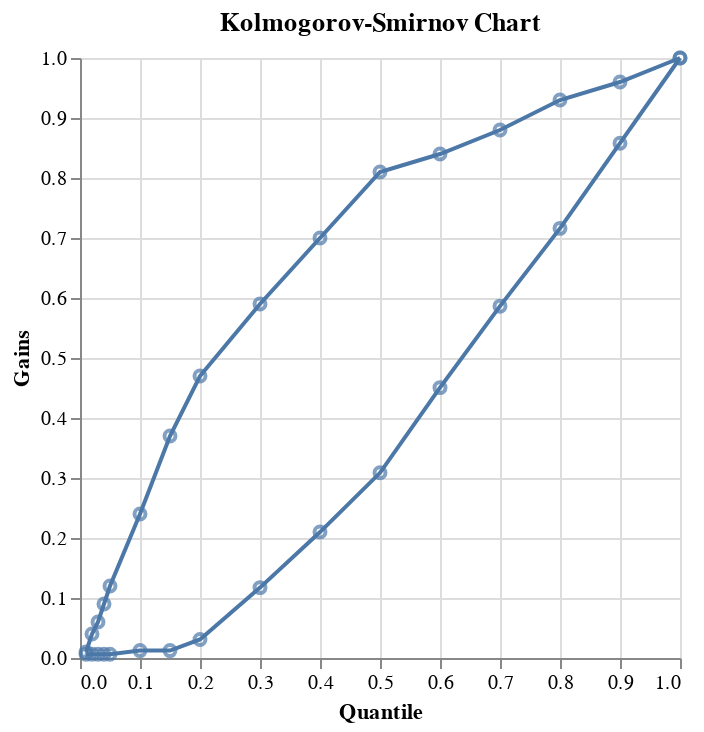

Notebook code for this chart:
### Code cell
VegaLite_display(metric_plots.ks_chart)

### Figure 1 — Vega-Lite specification as saved in the notebook (floating-point values rounded to 4 significant figures)
{"layer": [{"data": {"values": [{"Gains": 0.01, "Quantile": 0.01, "x_label": "Quantile", "x_label_value": "1%", "y_label": "Kolmogorov-Smirnov", "y_label_value": 0.0038}, {"Gains": 0.04, "Quantile": 0.02, "x_label": "Quantile", "x_label_value": "2%", "y_label": "Kolmogorov-Smirnov", "y_label_value": 0.0338}, {"Gains": 0.06, "Quantile": 0.03, "x_label": "Quantile", "x_label_value": "3%", "y_label": "Kolmogorov-Smirnov", "y_label_value": 0.0538}, {"Gains": 0.09, "Quantile": 0.04, "x_label": "Quantile", "x_label_value": "4%", "y_label": "Kolmogorov-Smirnov", "y_label_value": 0.0838}, {"Gains": 0.12, "Quantile": 0.05, "x_label": "Quantile", "x_label_value": "5%", "y_label": "Kolmogorov-Smirnov", "y_label_value": 0.1138}, {"Gains": 0.24, "Quantile": 0.1, "x_label": "Quantile", "x_label_value": "10%", "y_label": "Kolmogorov-Smirnov", "y_label_value": 0.2277}, {"Gains": 0.37, "Quantile": 0.15, "x_label": "Quantile", "x_label_value": "15%", "y_label": "Kolmogorov-Smirnov", "y_label_value": 0.3577}, {"Gains": 0.47, "Quantile": 0.2, "x_label": "Quantile", "x_label_value": "20%", "y_label": "Kolmogorov-Smirnov", "y_label_value": 0.4391}, {"Gains": 0.59, "Quantile": 0.3, "x_label": "Quantile", "x_label_value": "30%", "y_label": "Kolmogorov-Smirnov", "y_label_value": 0.4727}, {"Gains": 0.7, "Quantile": 0.4, "x_label": "Quantile", "x_label_value": "40%", "y_label": "Kolmogorov-Smirnov", "y_label_value": 0.4901}, {"Gains": 0.81, "Quantile": 0.5, "x_label": "Quantile", "x_label_value": "50%", "y_label": "Kolmogorov-Smirnov", "y_label_value": 0.5014}, {"Gains": 0.84, "Quantile": 0.6, "x_label": "Quantile", "x_label_value": "60%", "y_label": "Kolmogorov-Smirnov", "y_label_value": 0.3894}, {"Gains": 0.88, "Quantile": 0.7, "x_label": "Quantile", "x_label_value": "70%", "y_label": "Kolmogorov-Smirnov", "y_label_value": 0.2936}, {"Gains": 0.93, "Quantile": 0.8, "x_label": "Quantile", "x_label_value": "80%", "y_label": "Kolmogorov-Smirnov", "y_label_value": 0.214}, {"Gains": 0.96, "Quantile": 0.9, "x_label": "Quantile", "x_label_value": "90%", "y_label": "Kolmogorov-Smirnov", "y_label_value": 0.102}, {"Gains": 1, "Quantile": 1, "x_label": "Quantile", "x_label_value": "100%", "y_label": "Kolmogorov-Smirnov", "y_label_value": 0}]}, "encoding": {"tooltip": [{"field": "x_label_value", "title": "Quantile", "type": "nominal"}, {"field": "y_label_value", "title": "Kolmogorov-Smirnov", "type": "nominal"}], "x": {"field": "Quantile", "type": "quantitative"}, "y": {"field": "Gains", "type": "quantitative"}}, "mark": "line"}, {"data": {"values": [{"Gains": 0.006173, "Quantile": 0.01, "x_label": "Quantile", "x_label_value": "1%", "y_label": "Kolmogorov-Smirnov", "y_label_value": 0.0038}, {"Gains": 0.006173, "Quantile": 0.02, "x_label": "Quantile", "x_label_value": "2%", "y_label": "Kolmogorov-Smirnov", "y_label_value": 0.0338}, {"Gains": 0.006173, "Quantile": 0.03, "x_label": "Quantile", "x_label_value": "3%", "y_label": "Kolmogorov-Smirnov", "y_label_value": 0.0538}, {"Gains": 0.006173, "Quantile": 0.04, "x_label": "Quantile", "x_label_value": "4%", "y_label": "Kolmogorov-Smirnov", "y_label_value": 0.0838}, {"Gains": 0.006173, "Quantile": 0.05, "x_label": "Quantile", "x_label_value": "5%", "y_label": "Kolmogorov-Smirnov", "y_label_value": 0.1138}, {"Gains": 0.01235, "Quantile": 0.1, "x_label": "Quantile", "x_label_value": "10%", "y_label": "Kolmogorov-Smirnov", "y_label_value": 0.2277}, {"Gains": 0.01235, "Quantile": 0.15, "x_label": "Quantile", "x_label_value": "15%", "y_label": "Kolmogorov-Smirnov", "y_label_value": 0.3577}, {"Gains": 0.03086, "Quantile": 0.2, "x_label": "Quantile", "x_label_value": "20%", "y_label": "Kolmogorov-Smirnov", "y_label_value": 0.4391}, {"Gains": 0.1173, "Quantile": 0.3, "x_label": "Quantile", "x_label_value": "30%", "y_label": "Kolmogorov-Smirnov", "y_label_value": 0.4727}, {"Gains": 0.2099, "Quantile": 0.4, "x_label": "Quantile", "x_label_value": "40%", "y_label": "Kolmogorov-Smirnov", "y_label_value": 0.4901}, {"Gains": 0.3086, "Quantile": 0.5, "x_label": "Quantile", "x_label_value": "50%", "y_label": "Kolmogorov-Smirnov", "y_label_value": 0.5014}, {"Gains": 0.4506, "Quantile": 0.6, "x_label": "Quantile", "x_label_value": "60%", "y_label": "Kolmogorov-Smirnov", "y_label_value": 0.3894}, {"Gains": 0.5864, "Quantile": 0.7, "x_label": "Quantile", "x_label_value": "70%", "y_label": "Kolmogorov-Smirnov", "y_label_value": 0.2936}, {"Gains": 0.716, "Quantile": 0.8, "x_label": "Quantile", "x_label_value": "80%", "y_label": "Kolmogorov-Smirnov", "y_label_value": 0.214}, {"Gains": 0.858, "Quantile": 0.9, "x_label": "Quantile", "x_label_value": "90%", "y_label": "Kolmogorov-Smirnov", "y_label_value": 0.102}, {"Gains": 1, "Quantile": 1, "x_label": "Quantile", "x_label_value": "100%", "y_label": "Kolmogorov-Smirnov", "y_label_value": 0}]}, "encoding": {"tooltip": [{"field": "x_label_value", "title": "Quantile", "type": "nominal"}, {"field": "y_label_value", "title": "Kolmogorov-Smirnov", "type": "nominal"}], "x": {"field": "Quantile", "type": "quantitative"}, "y": {"field": "Gains", "type": "quantitative"}}, "mark": "line"}, {"data": {"values": [{"Gains": 0.01, "Quantile": 0.01, "x_label": "Quantile", "x_label_value": "1%", "y_label": "Kolmogorov-Smirnov", "y_label_value": 0.0038}, {"Gains": 0.04, "Quantile": 0.02, "x_label": "Quantile", "x_label_value": "2%", "y_label": "Kolmogorov-Smirnov", "y_label_value": 0.0338}, {"Gains": 0.06, "Quantile": 0.03, "x_label": "Quantile", "x_label_value": "3%", "y_label": "Kolmogorov-Smirnov", "y_label_value": 0.0538}, {"Gains": 0.09, "Quantile": 0.04, "x_label": "Quantile", "x_label_value": "4%", "y_label": "Kolmogorov-Smirnov", "y_label_value": 0.0838}, {"Gains": 0.12, "Quantile": 0.05, "x_label": "Quantile", "x_label_value": "5%", "y_label": "Kolmogorov-Smirnov", "y_label_value": 0.1138}, {"Gains": 0.24, "Quantile": 0.1, "x_label": "Quantile", "x_label_value": "10%", "y_label": "Kolmogorov-Smirnov", "y_label_value": 0.2277}, {"Gains": 0.37, "Quantile": 0.15, "x_label": "Quantile", "x_label_value": "15%", "y_label": "Kolmogorov-Smirnov", "y_label_value": 0.3577}, {"Gains": 0.47, "Quantile": 0.2, "x_label": "Quantile", "x_label_value": "20%", "y_label": "Kolmogorov-Smirnov", "y_label_value": 0.4391}, {"Gains": 0.59, "Quantile": 0.3, "x_label": "Quantile", "x_label_value": "30%", "y_label": "Kolmogorov-Smirnov", "y_label_value": 0.4727}, {"Gains": 0.7, "Quantile": 0.4, "x_label": "Quantile", "x_label_value": "40%", "y_label": "Kolmogorov-Smirnov", "y_label_value": 0.4901}, {"Gains": 0.81, "Quantile": 0.5, "x_label": "Quantile", "x_label_value": "50%", "y_label": "Kolmogorov-Smirnov", "y_label_value": 0.5014}, {"Gains": 0.84, "Quantile": 0.6, "x_label": "Quantile", "x_label_value": "60%", "y_label": "Kolmogorov-Smirnov", "y_label_value": 0.3894}, {"Gains": 0.88, "Quantile": 0.7, "x_label": "Quantile", "x_label_value": "70%", "y_label": "Kolmogorov-Smirnov", "y_label_value": 0.2936}, {"Gains": 0.93, "Quantile": 0.8, "x_label": "Quantile", "x_label_value": "80%", "y_label": "Kolmogorov-Smirnov", "y_label_value": 0.214}, {"Gains": 0.96, "Quantile": 0.9, "x_label": "Quantile", "x_label_value": "90%", "y_label": "Kolmogorov-Smirnov", "y_label_value": 0.102}, {"Gains": 1, "Quantile": 1, "x_label": "Quantile", "x_label_value": "100%", "y_label": "Kolmogorov-Smirnov", "y_label_value": 0}]}, "encoding": {"tooltip": [{"field": "x_label_value", "title": "Quantile", "type": "nominal"}, {"field": "y_label_value", "title": "Kolmogorov-Smirnov", "type": "nominal"}], "x": {"field": "Quantile", "type": "quantitative"}, "y": {"field": "Gains", "type": "quantitative"}}, "mark": "point"}, {"data": {"values": [{"Gains": 0.006173, "Quantile": 0.01, "x_label": "Quantile", "x_label_value": "1%", "y_label": "Kolmogorov-Smirnov", "y_label_value": 0.0038}, {"Gains": 0.006173, "Quantile": 0.02, "x_label": "Quantile", "x_label_value": "2%", "y_label": "Kolmogorov-Smirnov", "y_label_value": 0.0338}, {"Gains": 0.006173, "Quantile": 0.03, "x_label": "Quantile", "x_label_value": "3%", "y_label": "Kolmogorov-Smirnov", "y_label_value": 0.0538}, {"Gains": 0.006173, "Quantile": 0.04, "x_label": "Quantile", "x_label_value": "4%", "y_label": "Kolmogorov-Smirnov", "y_label_value": 0.0838}, {"Gains": 0.006173, "Quantile": 0.05, "x_label": "Quantile", "x_label_value": "5%", "y_label": "Kolmogorov-Smirnov", "y_label_value": 0.1138}, {"Gains": 0.01235, "Quantile": 0.1, "x_label": "Quantile", "x_label_value": "10%", "y_label": "Kolmogorov-Smirnov", "y_label_value": 0.2277}, {"Gains": 0.01235, "Quantile": 0.15, "x_label": "Quantile", "x_label_value": "15%", "y_label": "Kolmogorov-Smirnov", "y_label_value": 0.3577}, {"Gains": 0.03086, "Quantile": 0.2, "x_label": "Quantile", "x_label_value": "20%", "y_label": "Kolmogorov-Smirnov", "y_label_value": 0.4391}, {"Gains": 0.1173, "Quantile": 0.3, "x_label": "Quantile", "x_label_value": "30%", "y_label": "Kolmogorov-Smirnov", "y_label_value": 0.4727}, {"Gains": 0.2099, "Quantile": 0.4, "x_label": "Quantile", "x_label_value": "40%", "y_label": "Kolmogorov-Smirnov", "y_label_value": 0.4901}, {"Gains": 0.3086, "Quantile": 0.5, "x_label": "Quantile", "x_label_value": "50%", "y_label": "Kolmogorov-Smirnov", "y_label_value": 0.5014}, {"Gains": 0.4506, "Quantile": 0.6, "x_label": "Quantile", "x_label_value": "60%", "y_label": "Kolmogorov-Smirnov", "y_label_value": 0.3894}, {"Gains": 0.5864, "Quantile": 0.7, "x_label": "Quantile", "x_label_value": "70%", "y_label": "Kolmogorov-Smirnov", "y_label_value": 0.2936}, {"Gains": 0.716, "Quantile": 0.8, "x_label": "Quantile", "x_label_value": "80%", "y_label": "Kolmogorov-Smirnov", "y_label_value": 0.214}, {"Gains": 0.858, "Quantile": 0.9, "x_label": "Quantile", "x_label_value": "90%", "y_label": "Kolmogorov-Smirnov", "y_label_value": 0.102}, {"Gains": 1, "Quantile": 1, "x_label": "Quantile", "x_label_value": "100%", "y_label": "Kolmogorov-Smirnov", "y_label_value": 0}]}, "encoding": {"tooltip": [{"field": "x_label_value", "title": "Quantile", "type": "nominal"}, {"field": "y_label_value", "title": "Kolmogorov-Smirnov", "type": "nominal"}], "x": {"field": "Quantile", "type": "quantitative"}, "y": {"field": "Gains", "type": "quantitative"}}, "mark": "point"}], "schema": "https://vega.github.io/schema/vega-lite/v3.json", "title": "Kolmogorov-Smirnov Chart"}
